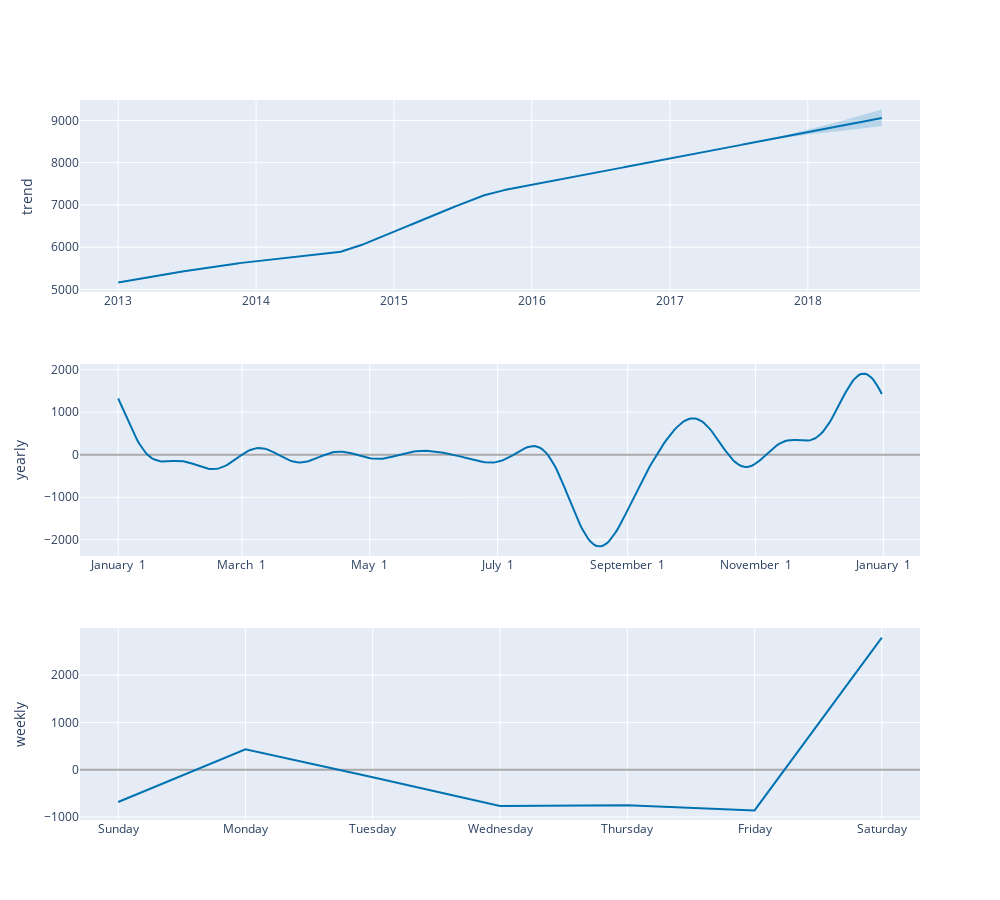

The notebook cell saved with this chart:
### Code cell
model.plot_components(forecast)

### Figure 1 — Plotly figure (JSON) as saved in the notebook; plotly's stock layout.template omitted (floating-point values rounded to 4 significant figures; data arrays with more than 128 entries replaced by an {"elided": "..."} marker saying what was removed)
{"data": [{"line": {"color": "#0072B2", "width": 2}, "mode": "lines", "name": "trend", "type": "scatter", "x": {"elided": "2019 str values"}, "xaxis": "x", "y": {"elided": "2019 float values"}, "yaxis": "y"}, {"line": {"color": "rgba(0, 114, 178, 0.2)", "width": 0}, "mode": "lines", "name": "trend_upper", "type": "scatter", "x": {"elided": "2019 str values"}, "xaxis": "x", "y": {"elided": "2019 float values"}, "yaxis": "y"}, {"fill": "tonexty", "fillcolor": "rgba(0, 114, 178, 0.2)", "line": {"color": "rgba(0, 114, 178, 0.2)", "width": 0}, "mode": "lines", "name": "trend_lower", "type": "scatter", "x": {"elided": "2019 str values"}, "xaxis": "x", "y": {"elided": "2019 float values"}, "yaxis": "y"}, {"line": {"color": "#0072B2", "width": 2}, "mode": "lines", "name": "yearly", "type": "scatter", "x": {"elided": "365 str values"}, "xaxis": "x2", "y": {"elided": "365 float values"}, "yaxis": "y2"}, {"line": {"color": "#0072B2", "width": 2}, "mode": "lines", "name": "weekly", "type": "scatter", "x": ["2017-01-01T00:00:00", "2017-01-02T00:00:00", "2017-01-03T00:00:00", "2017-01-04T00:00:00", "2017-01-05T00:00:00", "2017-01-06T00:00:00", "2017-01-07T00:00:00"], "xaxis": "x3", "y": [-684.2, 431.7, -158.6, -769.4, -751.1, -862.1, 2794.0], "yaxis": "y3"}], "layout": {"height": 900, "showlegend": false, "width": 1000, "xaxis": {"anchor": "y", "domain": [0, 1], "range": ["2012-09-21T21:36:00", "2018-10-25T02:24:00"], "type": "date"}, "xaxis2": {"anchor": "y2", "domain": [0, 1], "range": ["2016-12-13T18:54:02.958904115", "2018-01-18T11:04:57.863013581"], "tickformat": "%B %e", "type": "date"}, "xaxis3": {"anchor": "y3", "domain": [0, 1], "range": ["2016-12-31T16:48:00", "2017-01-07T07:12:00"], "tickformat": "%A", "type": "date"}, "yaxis": {"anchor": "x", "domain": [0.7333, 1], "rangemode": "normal", "title": {"text": "trend"}, "zerolinecolor": "#AAA"}, "yaxis2": {"anchor": "x2", "domain": [0.3667, 0.6333], "title": {"text": "yearly"}, "zerolinecolor": "#AAA"}, "yaxis3": {"anchor": "x3", "domain": [0, 0.2667], "title": {"text": "weekly"}, "zerolinecolor": "#AAA"}}}
